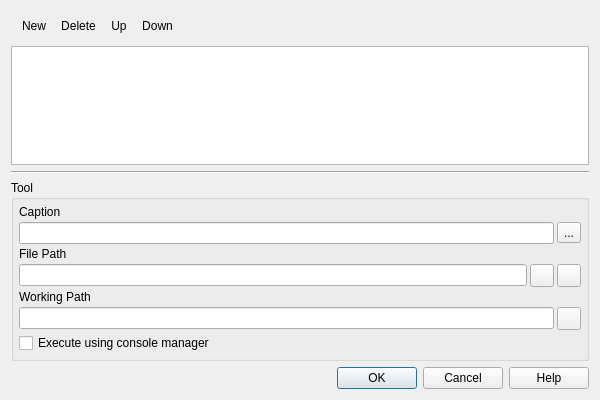
<?xml version="1.0" encoding="UTF-8"?>
<ui version="4.0">
 <class>UIToolsEdit</class>
 <widget class="QDialog" name="UIToolsEdit">
  <property name="geometry">
   <rect>
    <x>0</x>
    <y>0</y>
    <width>600</width>
    <height>400</height>
   </rect>
  </property>
  <property name="windowTitle">
   <string>Tools Editor [*]</string>
  </property>
  <layout class="QVBoxLayout" name="verticalLayout">
   <item>
    <widget class="QToolBar" name="tbActions">
     <property name="iconSize">
      <size>
       <width>16</width>
       <height>16</height>
      </size>
     </property>
     <addaction name="aNew"/>
     <addaction name="aDelete"/>
     <addaction name="aUp"/>
     <addaction name="aDown"/>
    </widget>
   </item>
   <item>
    <widget class="QListWidget" name="lwTools">
     <property name="cursor" stdset="0">
      <cursorShape>PointingHandCursor</cursorShape>
     </property>
    </widget>
   </item>
   <item>
    <widget class="Line" name="lMiddle">
     <property name="orientation">
      <enum>Qt::Horizontal</enum>
     </property>
    </widget>
   </item>
   <item>
    <widget class="QGroupBox" name="gbTool">
     <property name="title">
      <string>Tool</string>
     </property>
     <layout class="QGridLayout">
      <property name="margin">
       <number>5</number>
      </property>
      <property name="spacing">
       <number>3</number>
      </property>
      <item row="3" column="2">
       <widget class="QToolButton" name="tbUpdateWorkingPath">
        <property name="cursor">
         <cursorShape>PointingHandCursor</cursorShape>
        </property>
        <property name="toolTip">
         <string>Update working path according to file path</string>
        </property>
        <property name="icon">
         <iconset resource="../../../../../monkey/src/resources/resources.qrc">
          <normaloff>:/tools/icons/tools/update.png</normaloff>:/tools/icons/tools/update.png</iconset>
        </property>
       </widget>
      </item>
      <item row="3" column="1">
       <widget class="QToolButton" name="tbFilePath">
        <property name="cursor">
         <cursorShape>PointingHandCursor</cursorShape>
        </property>
        <property name="toolTip">
         <string>Browse for a file, it can be an executable file or a file registered with an application ( ie: html file )</string>
        </property>
        <property name="icon">
         <iconset resource="../../../../../monkey/src/resources/resources.qrc">
          <normaloff>:/tools/icons/tools/file.png</normaloff>:/tools/icons/tools/file.png</iconset>
        </property>
       </widget>
      </item>
      <item row="3" column="0">
       <widget class="QLineEdit" name="leFilePath">
        <property name="toolTip">
         <string>Command to execute, it can be an executable file or a file registered with an application ( ie: html file )</string>
        </property>
       </widget>
      </item>
      <item row="5" column="2">
       <widget class="QToolButton" name="tbWorkingPath">
        <property name="cursor">
         <cursorShape>PointingHandCursor</cursorShape>
        </property>
        <property name="toolTip">
         <string>Browse for the tool working path</string>
        </property>
        <property name="icon">
         <iconset resource="../../../../../monkey/src/resources/resources.qrc">
          <normaloff>:/tools/icons/tools/folder.png</normaloff>:/tools/icons/tools/folder.png</iconset>
        </property>
       </widget>
      </item>
      <item row="5" column="0" colspan="2">
       <widget class="QLineEdit" name="leWorkingPath">
        <property name="toolTip">
         <string>Tool working path</string>
        </property>
       </widget>
      </item>
      <item row="1" column="0" colspan="2">
       <widget class="QLineEdit" name="leCaption">
        <property name="toolTip">
         <string>Tool caption</string>
        </property>
       </widget>
      </item>
      <item row="1" column="2">
       <widget class="QToolButton" name="tbFileIcon">
        <property name="cursor">
         <cursorShape>PointingHandCursor</cursorShape>
        </property>
        <property name="acceptDrops">
         <bool>true</bool>
        </property>
        <property name="toolTip">
         <string>Browse for an icon file</string>
        </property>
        <property name="text">
         <string>...</string>
        </property>
        <property name="icon">
         <iconset resource="../../../../../monkey/src/resources/resources.qrc">
          <normaloff>:/tools/icons/tools/icon.png</normaloff>:/tools/icons/tools/icon.png</iconset>
        </property>
       </widget>
      </item>
      <item row="4" column="0" colspan="3">
       <widget class="QLabel" name="lWorkingPath">
        <property name="text">
         <string>Working Path</string>
        </property>
       </widget>
      </item>
      <item row="0" column="0" colspan="3">
       <widget class="QLabel" name="lCaption">
        <property name="text">
         <string>Caption</string>
        </property>
       </widget>
      </item>
      <item row="2" column="0" colspan="3">
       <widget class="QLabel" name="lFilePath">
        <property name="text">
         <string>File Path</string>
        </property>
       </widget>
      </item>
      <item row="6" column="0" colspan="3">
       <widget class="QCheckBox" name="cbUseConsoleManager">
        <property name="text">
         <string>Execute using console manager</string>
        </property>
       </widget>
      </item>
     </layout>
    </widget>
   </item>
   <item>
    <widget class="QDialogButtonBox" name="dbbButtons">
     <property name="orientation">
      <enum>Qt::Horizontal</enum>
     </property>
     <property name="standardButtons">
      <set>QDialogButtonBox::Cancel|QDialogButtonBox::Help|QDialogButtonBox::Ok</set>
     </property>
    </widget>
   </item>
  </layout>
  <action name="aNew">
   <property name="icon">
    <iconset resource="../../../../../monkey/src/resources/resources.qrc">
     <normaloff>:/listeditor/icons/listeditor/add.png</normaloff>:/listeditor/icons/listeditor/add.png</iconset>
   </property>
   <property name="text">
    <string>New</string>
   </property>
  </action>
  <action name="aDelete">
   <property name="icon">
    <iconset resource="../../../../../monkey/src/resources/resources.qrc">
     <normaloff>:/listeditor/icons/listeditor/remove.png</normaloff>:/listeditor/icons/listeditor/remove.png</iconset>
   </property>
   <property name="text">
    <string>Delete</string>
   </property>
  </action>
  <action name="aUp">
   <property name="icon">
    <iconset resource="../../../../../monkey/src/resources/resources.qrc">
     <normaloff>:/listeditor/icons/listeditor/up.png</normaloff>:/listeditor/icons/listeditor/up.png</iconset>
   </property>
   <property name="text">
    <string>Up</string>
   </property>
  </action>
  <action name="aDown">
   <property name="icon">
    <iconset resource="../../../../../monkey/src/resources/resources.qrc">
     <normaloff>:/listeditor/icons/listeditor/down.png</normaloff>:/listeditor/icons/listeditor/down.png</iconset>
   </property>
   <property name="text">
    <string>Down</string>
   </property>
  </action>
 </widget>
 <resources>
  <include location="../../../../../monkey/src/resources/resources.qrc"/>
 </resources>
 <connections>
  <connection>
   <sender>dbbButtons</sender>
   <signal>accepted()</signal>
   <receiver>UIToolsEdit</receiver>
   <slot>accept()</slot>
   <hints>
    <hint type="sourcelabel">
     <x>377</x>
     <y>381</y>
    </hint>
    <hint type="destinationlabel">
     <x>370</x>
     <y>414</y>
    </hint>
   </hints>
  </connection>
  <connection>
   <sender>dbbButtons</sender>
   <signal>rejected()</signal>
   <receiver>UIToolsEdit</receiver>
   <slot>close()</slot>
   <hints>
    <hint type="sourcelabel">
     <x>326</x>
     <y>385</y>
    </hint>
    <hint type="destinationlabel">
     <x>333</x>
     <y>423</y>
    </hint>
   </hints>
  </connection>
 </connections>
</ui>
